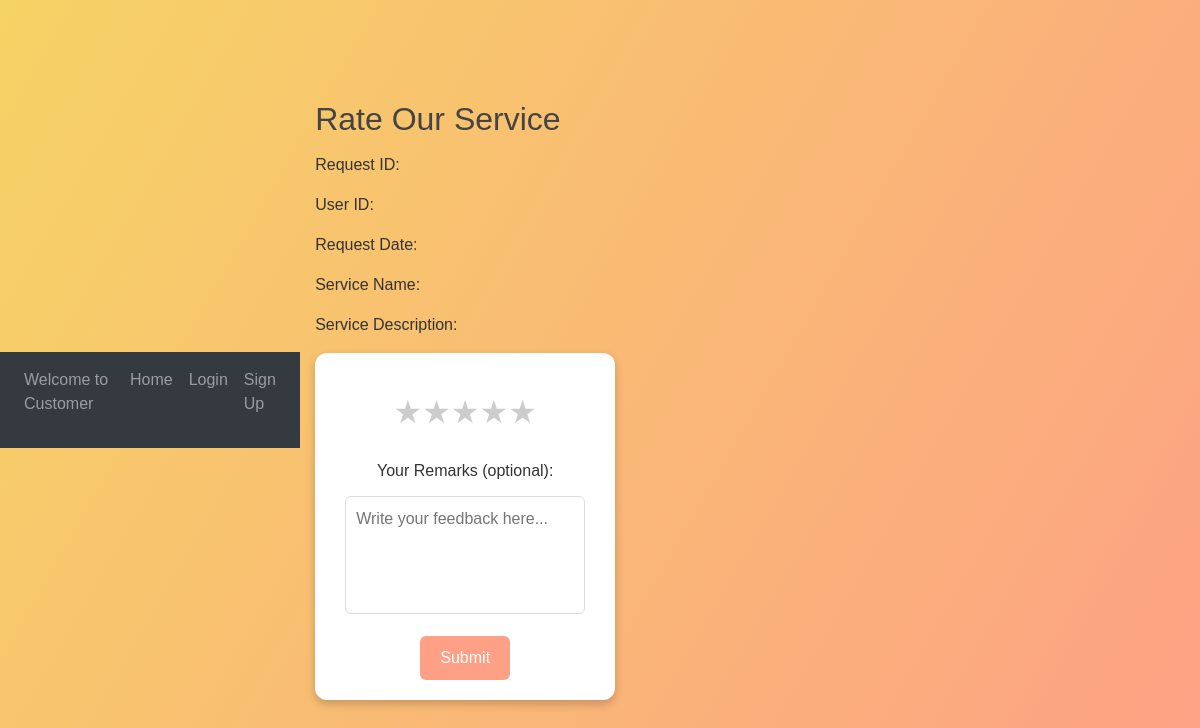
The app's page /customer/service_request/1, older data.
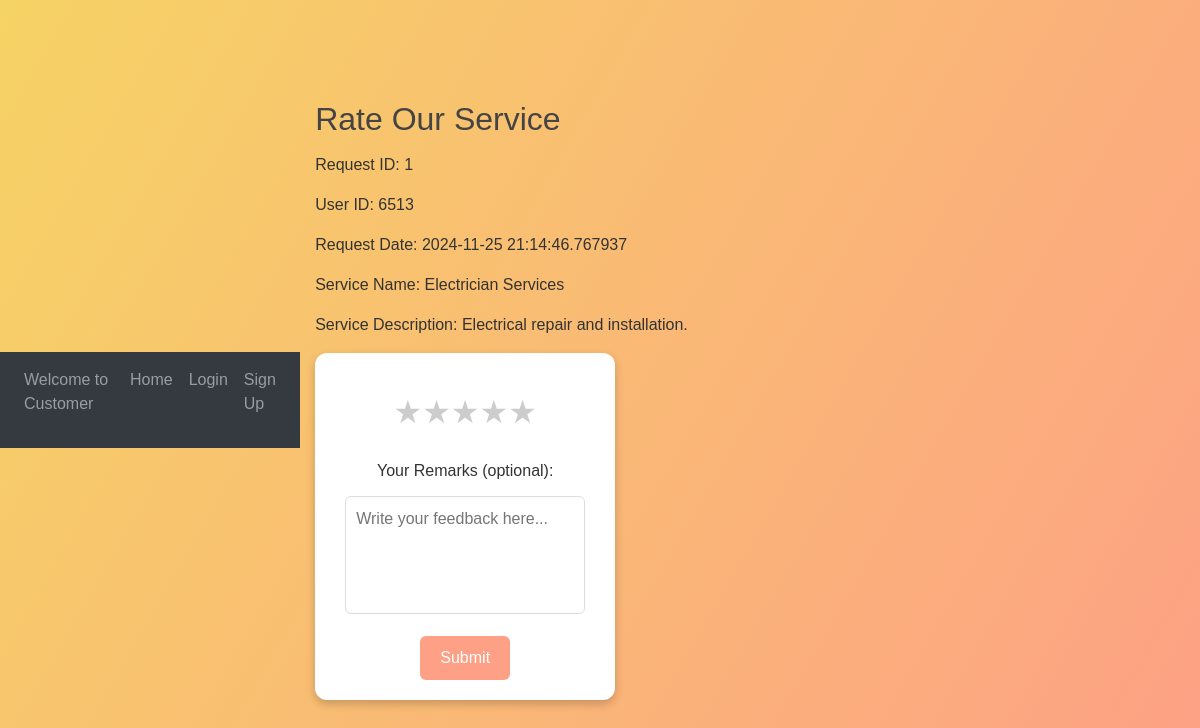
The same page, newer data.
### website/models.py (models this page shows)
class Service_request(db.Model):
    __tablename__ = "service_request"
    id = db.Column(db.Integer, primary_key=True)
    service_id = db.Column(db.Integer,db.ForeignKey("service.id"))
    customer_id = db.Column(db.Integer,db.ForeignKey("customer.id"))
    date_requested=db.Column(db.DateTime(timezone=True),default=datetime.now())
    date_completed=db.Column(db.DateTime(timezone=True))
    service_status=db.Column(db.String,default="pending")
    professional_id=db.Column(db.Integer,db.ForeignKey("service_professional.id"))

class Service(db.Model):
    __tablename__ = "service"
    id = db.Column(db.Integer, primary_key=True)
    name = db.Column(db.String(80), nullable=False)
    description = db.Column(db.String, nullable=False)
    base_price=db.Column(db.Integer,nullable=False)
    service_professional=db.relationship('Service_professional')

### website/views.py (the view)
@views.route("customer/service_request/<int:request_id>",methods=["POST","GET"])
def close_service(request_id):
    query = (
    db.session.query(
        Service_request.id.label("service_request_id"),
        Service_request.customer_id,
        Service_request.date_requested,
        Service.name.label("service_name"),
        Service.description.label("service_description"),
    )
    .join(Service, Service_request.service_id == Service.id)
    .filter(Service_request.id == request_id)  # Replace with actual ID
    )
    return render_template("review.html",service_request=query.first())

### website/templates/review.html
{% extends "base.html" %}  {%block style%}
<link rel="stylesheet" href="{{ url_for('static', filename='css/review.css') }}">
{%endblock%}{% block content%}
<h2>Rate Our Service</h2>
<div class="details">
    <p><span>Request ID:</span> {{ service_request.service_request_id }}</p>
    <p><span>User ID:</span> {{ service_request.customer_id }}</p>
    <p><span>Request Date:</span> {{ service_request.date_requested }}</p>
    <p><span>Service Name:</span> {{ service_request.service_name }}</p>
    <p><span>Service Description:</span> {{ service_request.service_description }}</p>
</div>
<form class="rating-form">
    <div class="stars">
        <input type="radio" id="star5" name="rating" value="5"><label for="star5">&#9733;</label>
        <input type="radio" id="star4" name="rating" value="4"><label for="star4">&#9733;</label>
        <input type="radio" id="star3" name="rating" value="3"><label for="star3">&#9733;</label>
        <input type="radio" id="star2" name="rating" value="2"><label for="star2">&#9733;</label>
        <input type="radio" id="star1" name="rating" value="1"><label for="star1">&#9733;</label>
    </div>
    <div class="remarks">
        <label for="remarks">Your Remarks (optional):</label>
        <textarea id="remarks" name="remarks" rows="4" placeholder="Write your feedback here..."></textarea>
    </div>
    <button type="submit">Submit</button>
</form>
    {%endblock%}

### website/templates/base.html (shortened to what this page needs)
<!DOCTYPE html>
<html lang="en">
<link rel="stylesheet" href="https://stackpath.bootstrapcdn.com/bootstrap/4.4.1/css/bootstrap.min.css"
 />
<link rel="stylesheet" href="https://stackpath.bootstrapcdn.com/font-awesome/4.7.0/css/font-awesome.min.css"
 />
{%block style%}{%endblock%}
</head>
<body>
  <nav class="navbar navbar-expand-lg navbar-dark bg-dark">
    <div class="collapse navbar-collapse" id="navbar">
      <div class="navbar-nav">
        {% block welcome%}<p class="nav-item nav-link">Welcome to Customer</p>{%endblock%}
        <a class="nav-item nav-link" id="home" href="/">Home</a>
        {%if current_user.is_authenticated%}
        <a class="nav-item nav-link" id="signUp" href="/dashboard">Dashboard</a>
        <a class="nav-item nav-link" id="signUp" href="/customer/search">Search</a>
        <a class="nav-item nav-link" id="logout" href="/logout">Logout</a>
        {%else%}
        <a class="nav-item nav-link" id="login" href="/login">Login</a>
        <a class="nav-item nav-link" id="signUp" href="/signup">Sign Up</a>
        {%endif%}
      </div>
    </div>
  </nav>
  <div class="container">{% block content %} {% endblock %}</div>
</body>
</html>

### website/static/review.css (style rules this page uses)
body { font-family: Arial, sans-serif; background: linear-gradient(120deg, #f6d365, #fda085); color: #333; display: flex; justify-content: center; align-items: center; height: 100vh; margin: 0; }
.rating-form { background: #fff; padding: 20px 30px; border-radius: 12px; box-shadow: 0 4px 10px rgba(0, 0, 0, 0.2); width: 300px; text-align: center; }
h2 { margin: 0 0 15px; color: #444; }
.stars { display: flex; justify-content: center; margin: 15px 0; }
.stars label { font-size: 2rem; color: #ccc; cursor: pointer; transition: color 0.3s; }
.remarks { margin-top: 15px; }
textarea { width: 100%; padding: 10px; border: 1px solid #ddd; border-radius: 6px; resize: none; font-size: 1rem; margin-top: 5px; }
button { margin-top: 15px; padding: 10px 20px; background: #fda085; color: #fff; border: none; border-radius: 6px; cursor: pointer; font-size: 1rem; transition: background 0.3s; }

Row changes from the older to the newer data that the page shows:
added Service_request: service_request_id "1", customer_id "6513"
now on this page (row edited): Service: service_name "Electrician Services", service_description "Electrical repair and installation."
Text that changed along with them:
{{ service_request.date_requested }}: (not shown) → "2024-11-25 21:14:46.767937"
